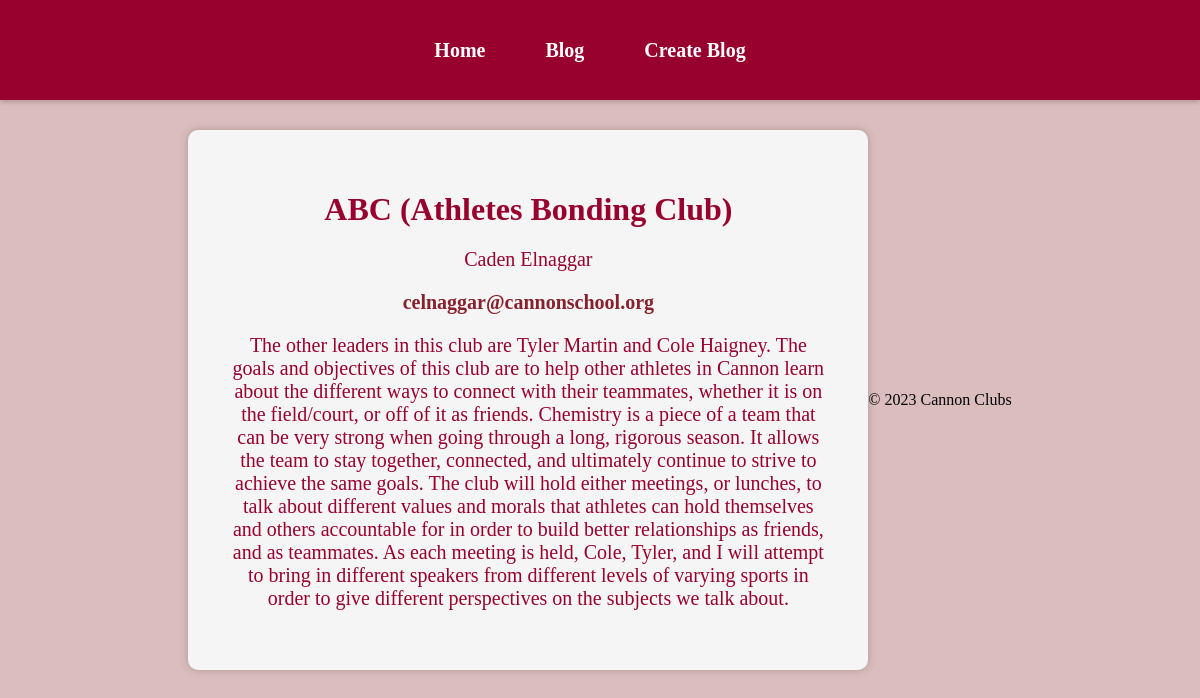
Page /1354/ on the committed database.
### display/models.py (models this page shows)
class Club(models.Model):
    sheet_link = models.CharField(max_length=150)
    name = models.CharField(max_length=50)
    leaders = models.CharField(max_length=50)
    emails = models.EmailField()
    description = models.CharField(max_length=1000)
    approved = models.BooleanField(default=False)

### display/views.py (the view)
# urls.py: path("<int:pk>/", views.DetailView.as_view(), name="club"),
class DetailView(generic.DetailView):
    model = Club
    template_name = "display/detail.html"
    def get_queryset(self):
        return Club.objects

### display/templates/display/detail.html (shortened to what this page needs)
{% load static %}
<!DOCTYPE html>
<html>
<head>
    <link rel="stylesheet" type="text/css" href="{% static 'display/detail.css' %}">
</head>
<body>
    <header id="navbar">
        <nav class="navbar-container">
            <ul class="nav-list">
                <li class="nav-item"><a href="/" class="nav-link">Home</a></li>
                <li class="nav-item"><a href="/blog" class="nav-link">Blog</a></li>
                <li class="nav-item"><a href="/blog/form" class="nav-link">Create Blog</a></li>
            </ul>
        </nav>
    </header>
    <div class="detailed">
        <h1>{{ club.name }}</h1>
        <p>{{ club.leaders }}</p>
        <h3><a href="mailto:email@example.com">{{ club.emails }}</a></h3>
        <p>{{ club.description }}</p>
    </div>
    <footer>
        &copy; 2023 Cannon Clubs
    </footer>
</body>
</html>

### display/static/display/detail.css (style rules this page uses)
body { margin: 0; padding: 0; display: flex; justify-content: center; align-items: center; min-height: 100vh; background-color: rgb(219, 189, 189); }
.detailed { text-align: center; background-color: whitesmoke; padding: 40px; border-radius: 10px; box-shadow: 0px 0px 10px rgba(0, 0, 0, 0.2); color: rgb(152, 0, 46); max-width: 600px; }
.detailed h1 { font-size: 32px; margin-bottom: 20px; }
.detailed p { font-size: 20px; margin-bottom: 20px; }
.detailed h3 { font-size: 20px; margin-bottom: 20px; }
.detailed h3 a { text-decoration: none; color: rgb(135, 33, 46); transition: color 0.3s; }
#navbar { background-color: rgb(152, 0, 46); color: white; position: fixed; top: 0; left: 0; width: 100%; box-shadow: 0 2px 5px rgba(0, 0, 0, 0.2); z-index: 1000; }
.navbar-container { max-width: 960px; margin: 0 auto; padding: 10px 20px; display: flex; justify-content: space-between; align-items: center; }
.nav-list { display: flex; margin: 0; padding: 0; list-style: none; }
.nav-item { margin-right: 20px; }
.nav-link { text-decoration: none; color: white; font-weight: bold; transition: color 0.3s ease; }
.nav-item { margin-right: 20px; font-size: 18px; }
#navbar { background-color: rgb(152, 0, 46); color: white; position: fixed; top: 0; left: 0; width: 100%; height: 100px; box-shadow: 0 2px 5px rgba(0, 0, 0, 0.2); z-index: 1000; display: flex; justify-content: center; align-items: center; }
.nav-link { text-decoration: none; color: white; font-weight: bold; transition: color 0.3s ease; padding: 15px 20px; line-height: 30px; font-size: 20px; }

### rows in the picture
Club: name "ABC (Athletes Bonding Club)", leaders "Caden Elnaggar", emails "celnaggar@cannonschool.org", description "The other leaders in this club are Tyler Martin and Cole Haigney. The goals and objectives of this club are to help other athletes in Cannon learn about the different ways to connect with their teammates, whether it is on the field/court, or off of it as friends. Chemistry is a piece of a team that can be very strong when going through a long, rigorous season. It allows the team to stay together, connected, and ultimately continue to strive to achieve the same goals. The club will hold either meetings, or lunches, to talk about different values and morals that athletes can hold themselves and others accountable for in order to build better relationships as friends, and as teammates. As each…"
